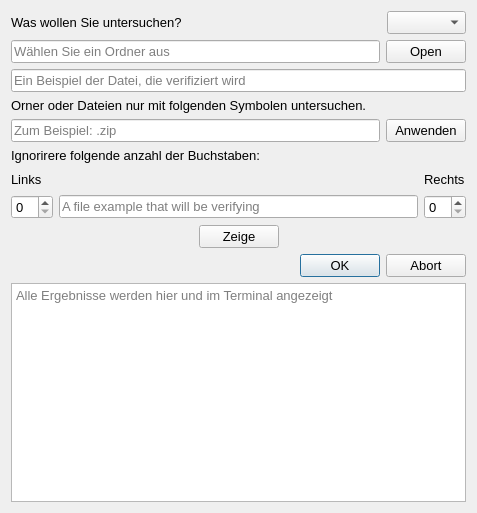
<?xml version="1.0" encoding="UTF-8"?>
<ui version="4.0">
 <class>Form</class>
 <widget class="QWidget" name="Form">
  <property name="geometry">
   <rect>
    <x>0</x>
    <y>0</y>
    <width>477</width>
    <height>513</height>
   </rect>
  </property>
  <property name="windowTitle">
   <string>Form</string>
  </property>
  <layout class="QVBoxLayout" name="verticalLayout">
   <item>
    <layout class="QHBoxLayout" name="horizontalLayout">
     <item>
      <widget class="QLabel" name="label">
       <property name="font">
        <font>
         <pointsize>10</pointsize>
        </font>
       </property>
       <property name="text">
        <string>Was wollen Sie untersuchen?</string>
       </property>
      </widget>
     </item>
     <item>
      <spacer name="horizontalSpacer">
       <property name="orientation">
        <enum>Qt::Horizontal</enum>
       </property>
       <property name="sizeHint" stdset="0">
        <size>
         <width>40</width>
         <height>20</height>
        </size>
       </property>
      </spacer>
     </item>
     <item>
      <widget class="QComboBox" name="Box_chois">
       <property name="font">
        <font>
         <pointsize>10</pointsize>
        </font>
       </property>
      </widget>
     </item>
    </layout>
   </item>
   <item>
    <layout class="QHBoxLayout" name="horizontalLayout_2">
     <item>
      <widget class="QLineEdit" name="line_directory">
       <property name="font">
        <font>
         <pointsize>10</pointsize>
        </font>
       </property>
       <property name="placeholderText">
        <string>Wählen Sie ein Ordner aus</string>
       </property>
      </widget>
     </item>
     <item>
      <widget class="QPushButton" name="Button_directory">
       <property name="font">
        <font>
         <pointsize>10</pointsize>
        </font>
       </property>
       <property name="text">
        <string>Open</string>
       </property>
      </widget>
     </item>
    </layout>
   </item>
   <item>
    <widget class="QLineEdit" name="line_verify">
     <property name="font">
      <font>
       <pointsize>10</pointsize>
      </font>
     </property>
     <property name="placeholderText">
      <string>Ein Beispiel der Datei, die verifiziert wird</string>
     </property>
    </widget>
   </item>
   <item>
    <widget class="QLabel" name="label_3">
     <property name="font">
      <font>
       <pointsize>10</pointsize>
      </font>
     </property>
     <property name="text">
      <string>Orner oder Dateien nur mit folgenden Symbolen untersuchen.</string>
     </property>
    </widget>
   </item>
   <item>
    <layout class="QHBoxLayout" name="horizontalLayout_3">
     <item>
      <widget class="QLineEdit" name="line_symbol">
       <property name="font">
        <font>
         <pointsize>10</pointsize>
        </font>
       </property>
       <property name="placeholderText">
        <string>Zum Beispiel: .zip</string>
       </property>
      </widget>
     </item>
     <item>
      <widget class="QPushButton" name="Button_symbol">
       <property name="font">
        <font>
         <pointsize>10</pointsize>
        </font>
       </property>
       <property name="text">
        <string>Anwenden</string>
       </property>
      </widget>
     </item>
    </layout>
   </item>
   <item>
    <widget class="QLabel" name="label_4">
     <property name="font">
      <font>
       <pointsize>10</pointsize>
      </font>
     </property>
     <property name="text">
      <string>Ignorirere folgende anzahl der Buchstaben:</string>
     </property>
    </widget>
   </item>
   <item>
    <layout class="QGridLayout" name="gridLayout">
     <item row="0" column="0" colspan="2">
      <widget class="QLabel" name="label_2">
       <property name="font">
        <font>
         <pointsize>10</pointsize>
        </font>
       </property>
       <property name="text">
        <string>Links</string>
       </property>
      </widget>
     </item>
     <item row="0" column="2">
      <spacer name="horizontalSpacer_2">
       <property name="orientation">
        <enum>Qt::Horizontal</enum>
       </property>
       <property name="sizeHint" stdset="0">
        <size>
         <width>40</width>
         <height>20</height>
        </size>
       </property>
      </spacer>
     </item>
     <item row="0" column="3">
      <widget class="QLabel" name="label_5">
       <property name="font">
        <font>
         <pointsize>10</pointsize>
        </font>
       </property>
       <property name="text">
        <string>Rechts</string>
       </property>
      </widget>
     </item>
     <item row="1" column="0">
      <widget class="QSpinBox" name="links_int">
       <property name="font">
        <font>
         <pointsize>10</pointsize>
        </font>
       </property>
      </widget>
     </item>
     <item row="1" column="1" colspan="2">
      <widget class="QLineEdit" name="line_example">
       <property name="font">
        <font>
         <pointsize>10</pointsize>
        </font>
       </property>
       <property name="placeholderText">
        <string>A file example that will be verifying</string>
       </property>
      </widget>
     </item>
     <item row="1" column="3">
      <widget class="QSpinBox" name="rechts_int">
       <property name="font">
        <font>
         <pointsize>10</pointsize>
        </font>
       </property>
      </widget>
     </item>
    </layout>
   </item>
   <item>
    <layout class="QHBoxLayout" name="horizontalLayout_6">
     <item>
      <spacer name="horizontalSpacer_4">
       <property name="orientation">
        <enum>Qt::Horizontal</enum>
       </property>
       <property name="sizeHint" stdset="0">
        <size>
         <width>40</width>
         <height>20</height>
        </size>
       </property>
      </spacer>
     </item>
     <item>
      <widget class="QPushButton" name="Button_cut">
       <property name="font">
        <font>
         <pointsize>10</pointsize>
        </font>
       </property>
       <property name="text">
        <string>Zeige</string>
       </property>
      </widget>
     </item>
     <item>
      <spacer name="horizontalSpacer_5">
       <property name="orientation">
        <enum>Qt::Horizontal</enum>
       </property>
       <property name="sizeHint" stdset="0">
        <size>
         <width>40</width>
         <height>20</height>
        </size>
       </property>
      </spacer>
     </item>
    </layout>
   </item>
   <item>
    <layout class="QHBoxLayout" name="horizontalLayout_4"/>
   </item>
   <item>
    <layout class="QHBoxLayout" name="horizontalLayout_5">
     <item>
      <spacer name="horizontalSpacer_3">
       <property name="orientation">
        <enum>Qt::Horizontal</enum>
       </property>
       <property name="sizeHint" stdset="0">
        <size>
         <width>40</width>
         <height>20</height>
        </size>
       </property>
      </spacer>
     </item>
     <item>
      <widget class="QDialogButtonBox" name="buttonBox_start">
       <property name="font">
        <font>
         <pointsize>10</pointsize>
        </font>
       </property>
       <property name="standardButtons">
        <set>QDialogButtonBox::Abort|QDialogButtonBox::Ok</set>
       </property>
      </widget>
     </item>
    </layout>
   </item>
   <item>
    <widget class="QTextEdit" name="text_results">
     <property name="font">
      <font>
       <pointsize>10</pointsize>
      </font>
     </property>
     <property name="placeholderText">
      <string>Alle Ergebnisse werden hier und im Terminal angezeigt</string>
     </property>
    </widget>
   </item>
  </layout>
 </widget>
 <resources/>
 <connections/>
</ui>
